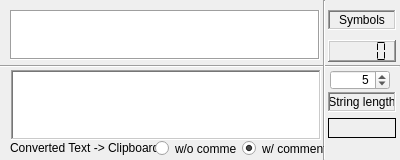
<?xml version="1.0" encoding="UTF-8"?>
<ui version="4.0">
 <class>Widget</class>
 <widget class="QWidget" name="Widget">
  <property name="geometry">
   <rect>
    <x>0</x>
    <y>0</y>
    <width>400</width>
    <height>160</height>
   </rect>
  </property>
  <property name="minimumSize">
   <size>
    <width>400</width>
    <height>160</height>
   </size>
  </property>
  <property name="maximumSize">
   <size>
    <width>400</width>
    <height>160</height>
   </size>
  </property>
  <property name="windowTitle">
   <string>UnicodeToHexChar</string>
  </property>
  <property name="windowIcon">
   <iconset>
    <normaloff>H:/!!!ДЕЛАЕТСЯ/! MADE/QtTextConvert/Icon.jpg</normaloff>H:/!!!ДЕЛАЕТСЯ/! MADE/QtTextConvert/Icon.jpg</iconset>
  </property>
  <property name="windowOpacity">
   <double>0.980000000000000</double>
  </property>
  <widget class="QTextEdit" name="textEdit">
   <property name="geometry">
    <rect>
     <x>10</x>
     <y>10</y>
     <width>310</width>
     <height>50</height>
    </rect>
   </property>
   <property name="frameShape">
    <enum>QFrame::Box</enum>
   </property>
  </widget>
  <widget class="QTextBrowser" name="textBrowser">
   <property name="geometry">
    <rect>
     <x>11</x>
     <y>70</y>
     <width>310</width>
     <height>70</height>
    </rect>
   </property>
   <property name="frameShape">
    <enum>QFrame::WinPanel</enum>
   </property>
   <property name="frameShadow">
    <enum>QFrame::Sunken</enum>
   </property>
   <property name="lineWidth">
    <number>10</number>
   </property>
   <property name="midLineWidth">
    <number>0</number>
   </property>
   <property name="tabChangesFocus">
    <bool>false</bool>
   </property>
   <property name="textInteractionFlags">
    <set>Qt::LinksAccessibleByKeyboard|Qt::LinksAccessibleByMouse|Qt::TextBrowserInteraction|Qt::TextSelectableByKeyboard|Qt::TextSelectableByMouse</set>
   </property>
  </widget>
  <widget class="QLCDNumber" name="lcdNumber">
   <property name="geometry">
    <rect>
     <x>328</x>
     <y>40</y>
     <width>68</width>
     <height>22</height>
    </rect>
   </property>
   <property name="font">
    <font>
     <pointsize>11</pointsize>
    </font>
   </property>
   <property name="autoFillBackground">
    <bool>false</bool>
   </property>
   <property name="frameShape">
    <enum>QFrame::WinPanel</enum>
   </property>
   <property name="digitCount">
    <number>5</number>
   </property>
   <property name="mode">
    <enum>QLCDNumber::Dec</enum>
   </property>
   <property name="segmentStyle">
    <enum>QLCDNumber::Flat</enum>
   </property>
   <property name="intValue" stdset="0">
    <number>0</number>
   </property>
  </widget>
  <widget class="QLabel" name="label">
   <property name="geometry">
    <rect>
     <x>328</x>
     <y>10</y>
     <width>68</width>
     <height>20</height>
    </rect>
   </property>
   <property name="frameShape">
    <enum>QFrame::WinPanel</enum>
   </property>
   <property name="frameShadow">
    <enum>QFrame::Sunken</enum>
   </property>
   <property name="text">
    <string>Symbols</string>
   </property>
   <property name="alignment">
    <set>Qt::AlignCenter</set>
   </property>
  </widget>
  <widget class="QLabel" name="label_2">
   <property name="geometry">
    <rect>
     <x>10</x>
     <y>140</y>
     <width>311</width>
     <height>16</height>
    </rect>
   </property>
   <property name="text">
    <string>Converted Text -&gt; Clipboard</string>
   </property>
  </widget>
  <widget class="QSpinBox" name="spinBox">
   <property name="geometry">
    <rect>
     <x>330</x>
     <y>70</y>
     <width>60</width>
     <height>20</height>
    </rect>
   </property>
   <property name="alignment">
    <set>Qt::AlignRight|Qt::AlignTrailing|Qt::AlignVCenter</set>
   </property>
   <property name="minimum">
    <number>1</number>
   </property>
   <property name="value">
    <number>5</number>
   </property>
  </widget>
  <widget class="QLabel" name="label_3">
   <property name="geometry">
    <rect>
     <x>328</x>
     <y>92</y>
     <width>68</width>
     <height>20</height>
    </rect>
   </property>
   <property name="frameShape">
    <enum>QFrame::WinPanel</enum>
   </property>
   <property name="frameShadow">
    <enum>QFrame::Sunken</enum>
   </property>
   <property name="text">
    <string>String length</string>
   </property>
   <property name="alignment">
    <set>Qt::AlignCenter</set>
   </property>
  </widget>
  <widget class="QLabel" name="label_4">
   <property name="geometry">
    <rect>
     <x>328</x>
     <y>118</y>
     <width>68</width>
     <height>20</height>
    </rect>
   </property>
   <property name="frameShape">
    <enum>QFrame::Box</enum>
   </property>
   <property name="text">
    <string/>
   </property>
   <property name="alignment">
    <set>Qt::AlignRight|Qt::AlignTrailing|Qt::AlignVCenter</set>
   </property>
   <property name="textInteractionFlags">
    <set>Qt::LinksAccessibleByMouse|Qt::TextSelectableByMouse</set>
   </property>
  </widget>
  <widget class="Line" name="line">
   <property name="geometry">
    <rect>
     <x>0</x>
     <y>56</y>
     <width>400</width>
     <height>20</height>
    </rect>
   </property>
   <property name="orientation">
    <enum>Qt::Horizontal</enum>
   </property>
  </widget>
  <widget class="Line" name="line_2">
   <property name="geometry">
    <rect>
     <x>323</x>
     <y>0</y>
     <width>3</width>
     <height>160</height>
    </rect>
   </property>
   <property name="orientation">
    <enum>Qt::Vertical</enum>
   </property>
  </widget>
  <widget class="QRadioButton" name="radioButton">
   <property name="geometry">
    <rect>
     <x>155</x>
     <y>140</y>
     <width>82</width>
     <height>17</height>
    </rect>
   </property>
   <property name="text">
    <string>w/o comment</string>
   </property>
   <property name="checked">
    <bool>false</bool>
   </property>
  </widget>
  <widget class="QRadioButton" name="radioButton_2">
   <property name="geometry">
    <rect>
     <x>242</x>
     <y>140</y>
     <width>82</width>
     <height>17</height>
    </rect>
   </property>
   <property name="text">
    <string>w/ comment</string>
   </property>
   <property name="checked">
    <bool>true</bool>
   </property>
  </widget>
 </widget>
 <layoutdefault spacing="6" margin="11"/>
 <resources/>
 <connections/>
</ui>
